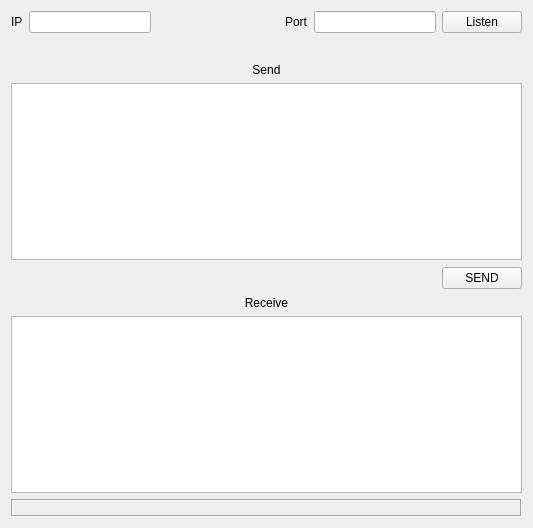
<?xml version="1.0" encoding="UTF-8"?>
<ui version="4.0">
 <class>MainWindow</class>
 <widget class="QMainWindow" name="MainWindow">
  <property name="geometry">
   <rect>
    <x>0</x>
    <y>0</y>
    <width>533</width>
    <height>528</height>
   </rect>
  </property>
  <property name="windowTitle">
   <string>TCP Server</string>
  </property>
  <widget class="QWidget" name="centralWidget">
   <layout class="QGridLayout" name="gridLayout">
    <item row="5" column="0" colspan="6">
     <widget class="QLabel" name="label_2">
      <property name="text">
       <string>Receive</string>
      </property>
      <property name="alignment">
       <set>Qt::AlignCenter</set>
      </property>
     </widget>
    </item>
    <item row="0" column="3">
     <widget class="QLabel" name="label">
      <property name="text">
       <string>Port</string>
      </property>
     </widget>
    </item>
    <item row="0" column="4">
     <widget class="QLineEdit" name="lineEdit_Port">
      <property name="placeholderText">
       <string/>
      </property>
     </widget>
    </item>
    <item row="4" column="4">
     <spacer name="verticalSpacer_2">
      <property name="orientation">
       <enum>Qt::Vertical</enum>
      </property>
      <property name="sizeHint" stdset="0">
       <size>
        <width>20</width>
        <height>40</height>
       </size>
      </property>
     </spacer>
    </item>
    <item row="0" column="1">
     <widget class="QLineEdit" name="lineEdit_IP"/>
    </item>
    <item row="0" column="5">
     <widget class="QPushButton" name="pushButton_Listen">
      <property name="text">
       <string>Listen</string>
      </property>
     </widget>
    </item>
    <item row="1" column="4">
     <spacer name="verticalSpacer">
      <property name="orientation">
       <enum>Qt::Vertical</enum>
      </property>
      <property name="sizeHint" stdset="0">
       <size>
        <width>20</width>
        <height>40</height>
       </size>
      </property>
     </spacer>
    </item>
    <item row="0" column="2">
     <spacer name="horizontalSpacer">
      <property name="orientation">
       <enum>Qt::Horizontal</enum>
      </property>
      <property name="sizeHint" stdset="0">
       <size>
        <width>40</width>
        <height>20</height>
       </size>
      </property>
     </spacer>
    </item>
    <item row="2" column="0" colspan="6">
     <widget class="QLabel" name="label_3">
      <property name="text">
       <string>Send</string>
      </property>
      <property name="alignment">
       <set>Qt::AlignCenter</set>
      </property>
     </widget>
    </item>
    <item row="0" column="0">
     <widget class="QLabel" name="label_4">
      <property name="text">
       <string>IP</string>
      </property>
     </widget>
    </item>
    <item row="3" column="0" colspan="6">
     <widget class="QTextEdit" name="textEdit_Send"/>
    </item>
    <item row="4" column="5">
     <widget class="QPushButton" name="pushButton_Send">
      <property name="text">
       <string>SEND</string>
      </property>
     </widget>
    </item>
    <item row="6" column="0" colspan="6">
     <widget class="QTextEdit" name="textEdit_Receive"/>
    </item>
    <item row="7" column="0" colspan="6">
     <widget class="QLabel" name="labelStat">
      <property name="sizePolicy">
       <sizepolicy hsizetype="Expanding" vsizetype="Expanding">
        <horstretch>0</horstretch>
        <verstretch>0</verstretch>
       </sizepolicy>
      </property>
      <property name="frameShape">
       <enum>QFrame::Box</enum>
      </property>
      <property name="frameShadow">
       <enum>QFrame::Sunken</enum>
      </property>
      <property name="text">
       <string/>
      </property>
     </widget>
    </item>
   </layout>
  </widget>
 </widget>
 <layoutdefault spacing="6" margin="11"/>
 <resources/>
 <connections/>
</ui>
